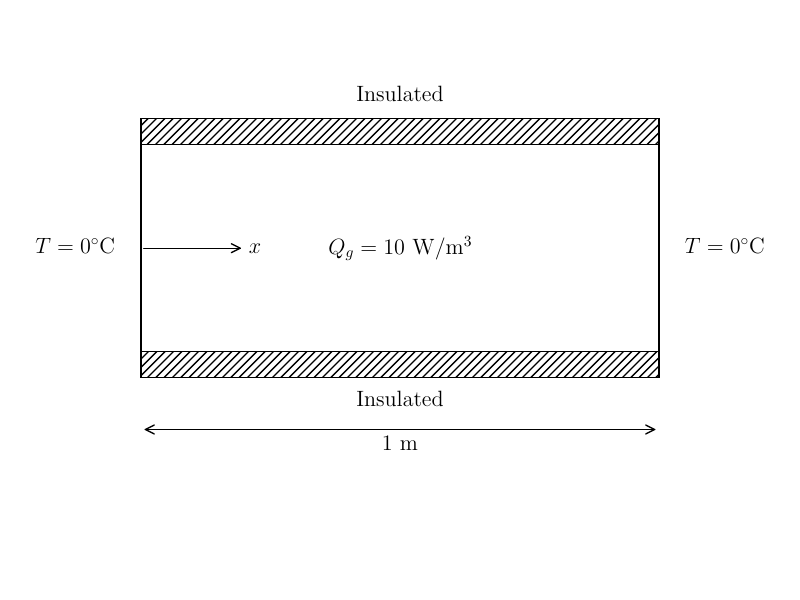

Here is the Python script that generated this plot:
import matplotlib.pyplot as plt
import matplotlib.patches as patches
import os

BASE_DIR = os.path.dirname(os.path.abspath(__file__))

plt.rcParams['text.usetex'] = True  
plt.rcParams['font.size'] = 16
plt.rcParams['font.family'] = 'Arial'

fig, ax = plt.subplots(figsize=(8, 6))

domain_width = 1.0
domain_height = 0.4
insulation_thickness = 0.05

domain_rect = patches.Rectangle(
    (0, 0), domain_width, domain_height,
    edgecolor='black', facecolor='white', zorder=2
)
ax.add_patch(domain_rect)

# Draw top insulation (hatched)
top_insulation = patches.Rectangle(
    (0, domain_height), 
    domain_width, insulation_thickness,
    edgecolor='black', facecolor='white',
    hatch='////', zorder=2
)
ax.add_patch(top_insulation)

# Draw bottom insulation (hatched)
bottom_insulation = patches.Rectangle(
    (0, -insulation_thickness), 
    domain_width, insulation_thickness,
    edgecolor='black', facecolor='white',
    hatch='////', zorder=2
)
ax.add_patch(bottom_insulation)

# Annotate the domain with Q_g
ax.text(0.5, 0.2, r"$Q_g = 10\ \mathrm{W/m^3}$",
        horizontalalignment='center', verticalalignment='center')

# Label top and bottom “Insulated”
ax.text(domain_width/2, domain_height + 1.5*insulation_thickness, "Insulated",
        horizontalalignment='center', verticalalignment='bottom')
ax.text(domain_width/2, -1.5*insulation_thickness, "Insulated",
        horizontalalignment='center', verticalalignment='top')

# Boundary temperatures on left and right
ax.text(-0.05, domain_height/2, r"$T = 0^\circ\mathrm{C}$",
        horizontalalignment='right', verticalalignment='center')
ax.text(domain_width + 0.05, domain_height/2, r"$T = 0^\circ\mathrm{C}$",
        horizontalalignment='left', verticalalignment='center')

# Arrow to show x-direction
ax.annotate("",
            xy=(0.2, 0.2), xytext=(0, 0.2),
            arrowprops=dict(arrowstyle="->", lw=1.0))
ax.text(0.22, 0.19, r"$x$", horizontalalignment='center')

# Arrow with 1 m length
ax.annotate("",
    xy=(0, -0.150), xytext=(1, -0.150),
    arrowprops=dict(arrowstyle="<->", lw=1.0)
)
ax.text(0.5, -0.16, r"1 m", horizontalalignment='center', verticalalignment='top')

# Adjust axes
ax.set_xlim(-0.2, 1.2)
ax.set_ylim(-0.3, 0.5)
ax.set_aspect('equal', 'box')
ax.axis('off')
plt.tight_layout()

plot_path = os.path.join(BASE_DIR, "problem_plot.pdf")
plt.savefig(plot_path, dpi=300)
plt.show()
